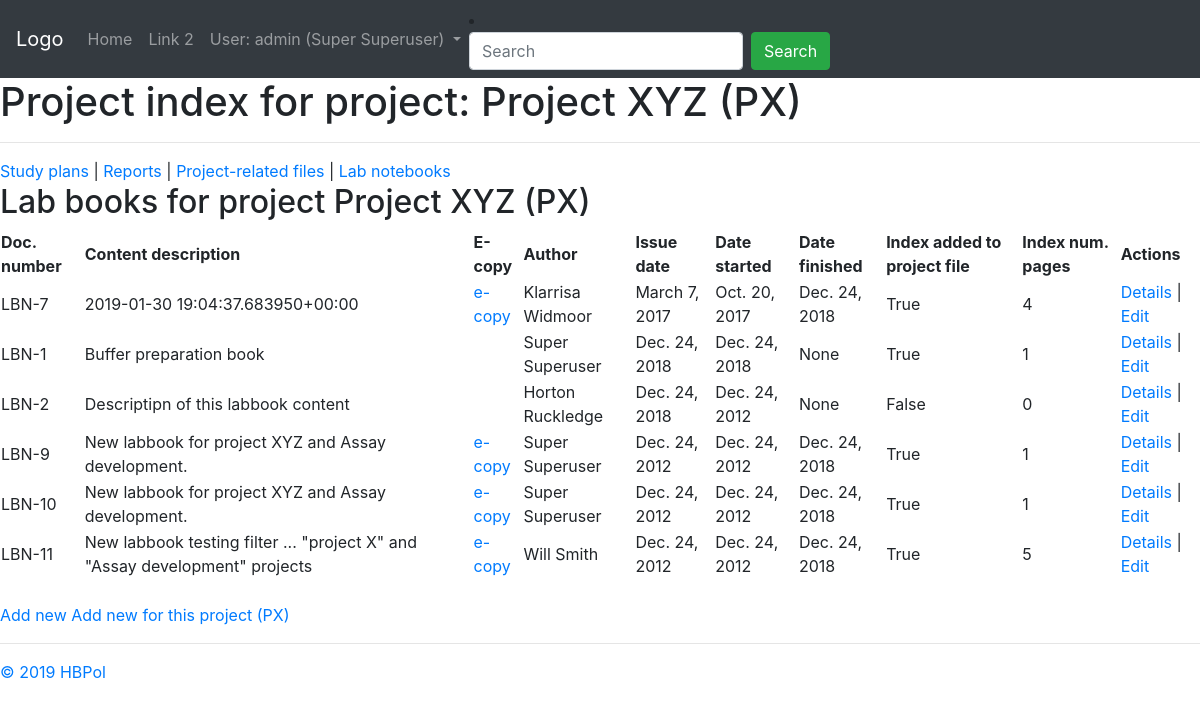
Screenshot of /coreapp/project/1/labbook (signed in) with the database file from the repository.
### coreapp/models.py (models this page shows, shortened)
class User (AbstractUser):
    date_left = models.DateField(null=True, blank=True)
    def __str__(self):
        return self.get_full_name()

class Project(models.Model):
    name = models.CharField("Project name", max_length=128)
    leader = models.ForeignKey(settings.AUTH_USER_MODEL, on_delete=models.SET_NULL, blank=True, null=True, verbose_name="Project leader")
    prefix = models.CharField("Project code", max_length=8)

class Document(models.Model):
    author = models.ForeignKey(settings.AUTH_USER_MODEL, on_delete=models.SET_NULL, blank=True, null=True, verbose_name="Main author")
    project = models.ForeignKey(Project, on_delete=models.SET_NULL, blank=True, null=True, verbose_name="Associated project")
    title = models.TextField("Document title")
    location = models.ForeignKey(Location, on_delete=models.SET_NULL, blank=True, null=True, verbose_name="Hard copy location")
    document_code = models.CharField("Document code (e.g. study plan, report... )", max_length=3, choices=DOCUMENT_CODE, default='OTH')
    efile = models.FileField("Scanned copy", upload_to='uploads/', null=True, blank=True)
    class Meta:
        abstract = True

class LabBook(Document):
    project = models.ManyToManyField(Project, verbose_name="Associated project(s)")
    date_started = models.DateField("Date started", null=True, blank=True)
    date_finished = models.DateField("Date finished", null=True, blank=True)
    date_issued = models.DateField("Issue date")
    index_added = models.BooleanField("Index added to project file", default=False)
    index_num_pages = models.IntegerField("Index number of pages", null=True, blank=True)
    document_code = 'LBN'

### coreapp/views.py (the view)
# urls.py: path('project/<int:id>/labbook', views.project_labbook_list, name='project-labbook-list'),
@login_required
def project_labbook_list(request, id):
    labbooks = LabBook.objects.filter(project=id)
    project = Project.objects.get(id=id)
    context = {'labbooks': labbooks, 'project': project, 'page_title': 'R&D EPI | Lab books'}
    return render(request, 'coreapp/project_labbook_list.html', context)

### coreapp/templates/coreapp/project_labbook_list.html
{% extends 'coreapp/project_index.html' %}
{% block content_filtered %}
	{% include 'coreapp/labbook_list_core.html' %}
{% endblock %}

### coreapp/templates/coreapp/project_index.html
{% extends 'coreapp/base_generic.html' %}
{% block content %}
	<h1>Project index for project: {{ project.name }} ({{ project.prefix }})</h1>
	<hr>
	<a href="{% url 'project-studyplan-list' project.id %}">Study plans</a> |
	<a href="{% url 'project-report-list' project.id %}">Reports</a> |
	<a href="{% url 'project-relatedfile-list' project.id %}">Project-related files</a> |
	<a href="{% url 'project-labbook-list' project.id %}">Lab notebooks</a>
{% endblock %}

### coreapp/templates/coreapp/base_generic.html (shortened to what this page needs)
<!DOCTYPE html>
<html>
<head>
	<link rel="stylesheet" href="https://stackpath.bootstrapcdn.com/bootstrap/4.3.1/css/bootstrap.min.css">
</head>
<body>
	<nav class="navbar navbar-expand-sm bg-dark navbar-dark">
		<a class="navbar-brand" href="#">Logo</a>
		<ul class="navbar-nav">
			<li class="nav-item">
				<a class="nav-link" href="{% url 'home' %}">Home</a>
			</li>
			<li class="nav-item">
				<a class="nav-link" href="#">Link 2</a>
			</li>
			<li class="nav-item dropdown">
			<a class="nav-link dropdown-toggle" href="#" id="navbardrop" data-toggle="dropdown">
				{% if user.is_authenticated %}
					User: {{ user.username }} ({{ user }})
				{% endif %}
			</a>
			</li>
		</ul>
		<li class="nav-item">
			<form class="form-inline" action="">
				<input class="form-control mr-sm-2" type="text" placeholder="Search">
				<button class="btn btn-success" type="submit">Search</button>
			</form>
		</li>
	</nav>
	{% block content %}
	{% endblock %}
	{% block content_filtered %}
	{% endblock %}
	{% block footer %}
	<hr>
	<a href="https://github.com/HBPol">&copy; 2019 HBPol</a>
	{% endblock %}
</body>
</html>

### coreapp/templates/coreapp/labbook_list_core.html
	<h2>Lab books for project {{ project.name }} ({{ project.prefix }})</h2>
	<table>
		<thead>
			<th>Doc. number</th>
			<th>Content description</th>
			<th>E-copy</th>
			<th>Author</th>
			<th>Issue date</th>
			<th>Date started</th>
			<th>Date finished</th>
			<th>Index added to project file</th>
			<th>Index num. pages</th>
			<th>Actions</th>
		</thead>
		{% for labbook in labbooks %}
		<tr>
			<td>{{ labbook.document_code }}-{{ labbook.id }}</td>
			<td>{{ labbook.title|truncatechars:75 }}</td>
			<td>
			{% if labbook.efile %}
				<a href="{{ MEDIA_URL }}{{ labbook.efile }}">e-copy</a>
			{% endif %}
			</td>
			<td>{{ labbook.author }}</td>
			<td>{{ labbook.date_issued }}</td>
			<td>{{ labbook.date_started }}</td>
			<td>{{ labbook.date_finished }}</td>
			<td>{{ labbook.index_added }}</td>
			<td>{{ labbook.index_num_pages }}</td>
			<td><a href="{% url 'labbook-detail' labbook.id %}">Details</a> | <a href="{% url 'labbook-edit' labbook.id %}">Edit</a></td>
		</tr>
		{% endfor %}
	</table>
	<br>
	<a href="{% url 'labbook-create' %}">Add new</a>
	{% if project %}
	<a href="{% url 'project-labbook-create' project.id %}">Add new for this project ({{ project.prefix }})</a>
	{% endif %}

### rows the page displays
User: username "admin", first_name+last_name "Super Superuser"
Project: name "Project XYZ", prefix "PX"
LabBook: document_code "LBN", id "7", title "2019-01-30 19:04:37.683950+00:00", author "Klarrisa Widmoor", date_issued "March 7, 2017", date_started "Oct. 20, 2017", date_finished "Dec. 24, 2018", index_added "True", index_num_pages "4"
LabBook: document_code "LBN", id "1", title "Buffer preparation book", author "Super Superuser", date_issued "Dec. 24, 2018", date_started "Dec. 24, 2018", date_finished "None", index_added "True", index_num_pages "1"
LabBook: document_code "LBN", id "2", title "Descriptipn of this labbook content", author "Horton Ruckledge", date_issued "Dec. 24, 2018", date_started "Dec. 24, 2012", date_finished "None", index_added "False", index_num_pages "0"
LabBook: document_code "LBN", id "9", title "New labbook for project XYZ and Assay development.", author "Super Superuser", date_issued "Dec. 24, 2012", date_started "Dec. 24, 2012", date_finished "Dec. 24, 2018", index_added "True", index_num_pages "1"
LabBook: document_code "LBN", id "10", title "New labbook for project XYZ and Assay development.", author "Super Superuser", date_issued "Dec. 24, 2012", date_started "Dec. 24, 2012", date_finished "Dec. 24, 2018", index_added "True", index_num_pages "1"
LabBook: document_code "LBN", id "11", title "New labbook testing filter ... \"project X\" and \"Assay development\" projects", author "Will Smith", date_issued "Dec. 24, 2012", date_started "Dec. 24, 2012", date_finished "Dec. 24, 2018", index_added "True", index_num_pages "5"
